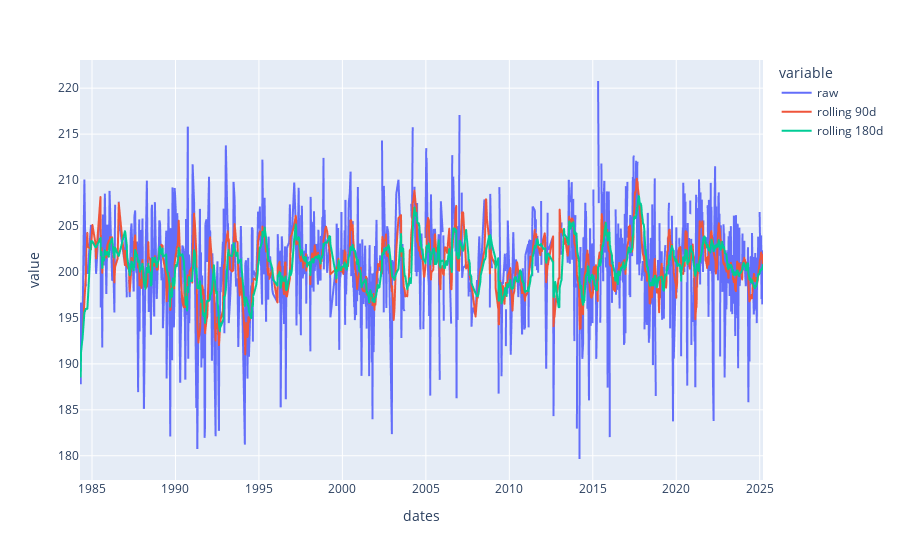
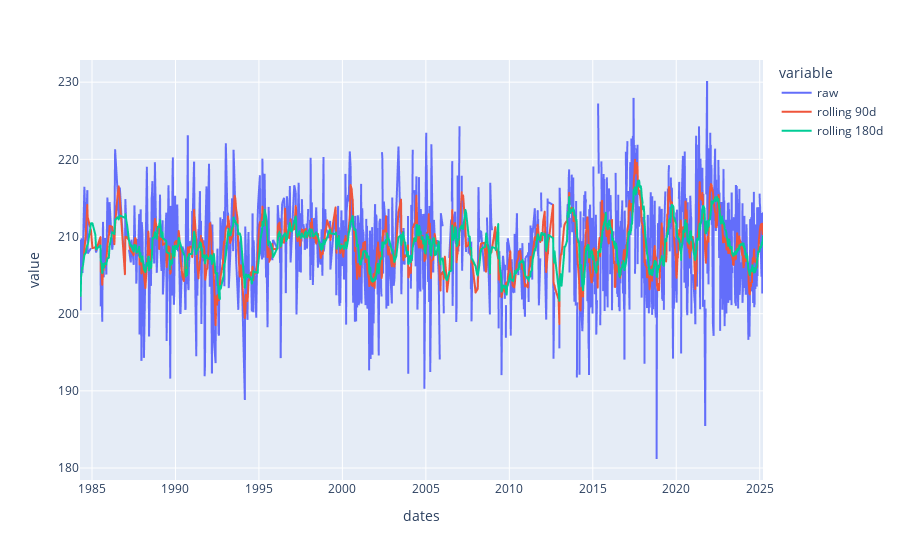
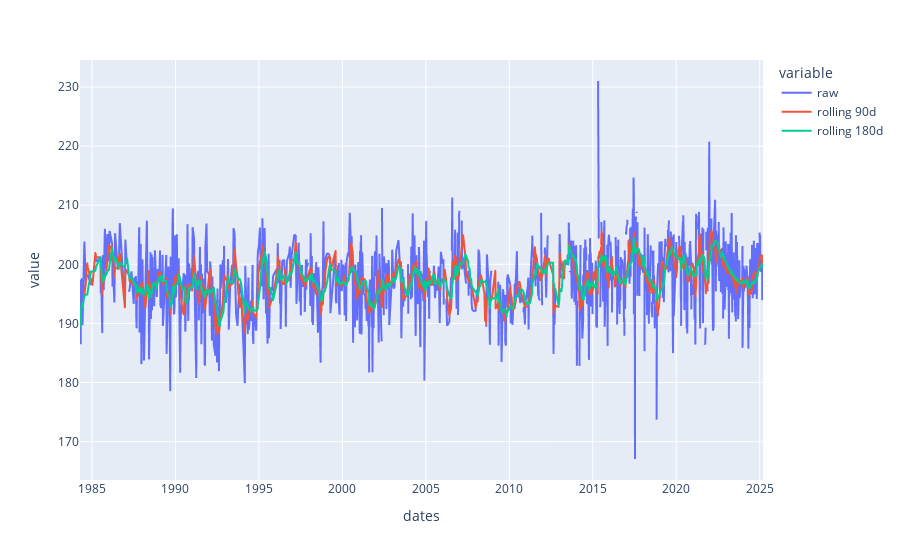
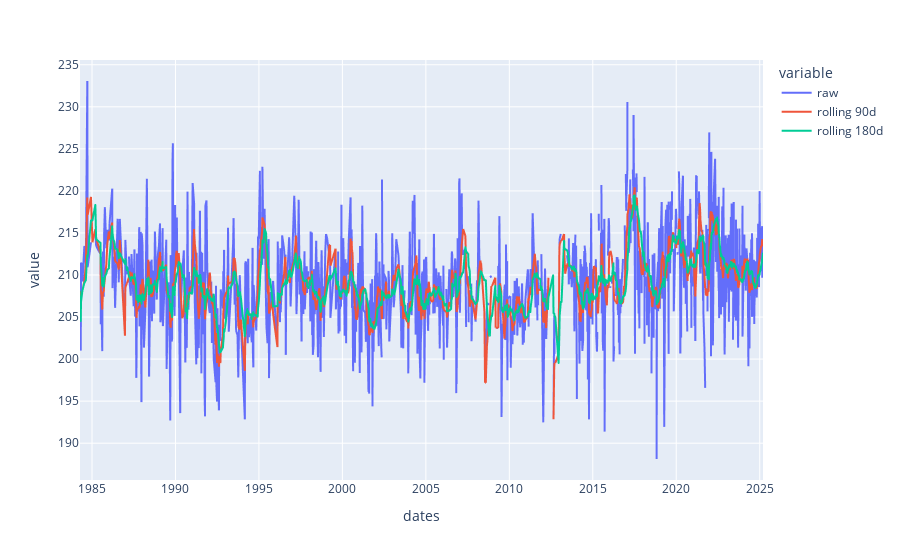

Notebook source saved alongside these figures, in order:
### Code cell
f = sar_files[sar_files.str.contains("sar0943")].iloc[0]
despiked_filename = f.replace(".csv", "_despiked.csv")
df = pd.read_csv(despiked_filename)
df.dates = pd.to_datetime(df.dates)
df.set_index("dates", inplace=True)
display(df.columns)
import matplotlib.pyplot as plt
for transect_id in df.drop(columns="satname").columns:
  display(pd.DataFrame({"raw": df[transect_id],
                        "rolling 90d": df[transect_id].rolling("90d", min_periods=1).mean(),
                        "rolling 180d": df[transect_id].rolling("180d", min_periods=1).mean()
                        #"rolling 365d": df[transect_id].rolling("365d", min_periods=1).mean(),
                        }, index=df.index).plot())

### Figure 1 — Plotly figure (JSON) as saved in the notebook; plotly's stock layout.template omitted (floating-point values rounded to 4 significant figures; data arrays with more than 128 entries replaced by an {"elided": "..."} marker saying what was removed)
{"data": [{"hovertemplate": "variable=raw<br>dates=%{x}<br>value=%{y}<extra></extra>", "legendgroup": "raw", "line": {"color": "#636efa", "dash": "solid"}, "marker": {"symbol": "circle"}, "mode": "lines", "name": "raw", "showlegend": true, "type": "scattergl", "x": {"elided": "1250 str values"}, "xaxis": "x", "y": {"elided": "1250 float values"}, "yaxis": "y"}, {"hovertemplate": "variable=rolling 90d<br>dates=%{x}<br>value=%{y}<extra></extra>", "legendgroup": "rolling 90d", "line": {"color": "#EF553B", "dash": "solid"}, "marker": {"symbol": "circle"}, "mode": "lines", "name": "rolling 90d", "showlegend": true, "type": "scattergl", "x": {"elided": "1250 str values"}, "xaxis": "x", "y": {"elided": "1250 float values"}, "yaxis": "y"}, {"hovertemplate": "variable=rolling 180d<br>dates=%{x}<br>value=%{y}<extra></extra>", "legendgroup": "rolling 180d", "line": {"color": "#00cc96", "dash": "solid"}, "marker": {"symbol": "circle"}, "mode": "lines", "name": "rolling 180d", "showlegend": true, "type": "scattergl", "x": {"elided": "1250 str values"}, "xaxis": "x", "y": {"elided": "1250 float values"}, "yaxis": "y"}], "layout": {"legend": {"title": {"text": "variable"}, "tracegroupgap": 0}, "margin": {"t": 60}, "xaxis": {"anchor": "y", "domain": [0, 1], "title": {"text": "dates"}}, "yaxis": {"anchor": "x", "domain": [0, 1], "title": {"text": "value"}}}}

### Figure 2 — Plotly figure (JSON) as saved in the notebook; plotly's stock layout.template omitted (floating-point values rounded to 4 significant figures; data arrays with more than 128 entries replaced by an {"elided": "..."} marker saying what was removed)
{"data": [{"hovertemplate": "variable=raw<br>dates=%{x}<br>value=%{y}<extra></extra>", "legendgroup": "raw", "line": {"color": "#636efa", "dash": "solid"}, "marker": {"symbol": "circle"}, "mode": "lines", "name": "raw", "showlegend": true, "type": "scattergl", "x": {"elided": "1250 str values"}, "xaxis": "x", "y": {"elided": "1250 float values"}, "yaxis": "y"}, {"hovertemplate": "variable=rolling 90d<br>dates=%{x}<br>value=%{y}<extra></extra>", "legendgroup": "rolling 90d", "line": {"color": "#EF553B", "dash": "solid"}, "marker": {"symbol": "circle"}, "mode": "lines", "name": "rolling 90d", "showlegend": true, "type": "scattergl", "x": {"elided": "1250 str values"}, "xaxis": "x", "y": {"elided": "1250 float values"}, "yaxis": "y"}, {"hovertemplate": "variable=rolling 180d<br>dates=%{x}<br>value=%{y}<extra></extra>", "legendgroup": "rolling 180d", "line": {"color": "#00cc96", "dash": "solid"}, "marker": {"symbol": "circle"}, "mode": "lines", "name": "rolling 180d", "showlegend": true, "type": "scattergl", "x": {"elided": "1250 str values"}, "xaxis": "x", "y": {"elided": "1250 float values"}, "yaxis": "y"}], "layout": {"legend": {"title": {"text": "variable"}, "tracegroupgap": 0}, "margin": {"t": 60}, "xaxis": {"anchor": "y", "domain": [0, 1], "title": {"text": "dates"}}, "yaxis": {"anchor": "x", "domain": [0, 1], "title": {"text": "value"}}}}

### Figure 3 — Plotly figure (JSON) as saved in the notebook; plotly's stock layout.template omitted (floating-point values rounded to 4 significant figures; data arrays with more than 128 entries replaced by an {"elided": "..."} marker saying what was removed)
{"data": [{"hovertemplate": "variable=raw<br>dates=%{x}<br>value=%{y}<extra></extra>", "legendgroup": "raw", "line": {"color": "#636efa", "dash": "solid"}, "marker": {"symbol": "circle"}, "mode": "lines", "name": "raw", "showlegend": true, "type": "scattergl", "x": {"elided": "1250 str values"}, "xaxis": "x", "y": {"elided": "1250 float values"}, "yaxis": "y"}, {"hovertemplate": "variable=rolling 90d<br>dates=%{x}<br>value=%{y}<extra></extra>", "legendgroup": "rolling 90d", "line": {"color": "#EF553B", "dash": "solid"}, "marker": {"symbol": "circle"}, "mode": "lines", "name": "rolling 90d", "showlegend": true, "type": "scattergl", "x": {"elided": "1250 str values"}, "xaxis": "x", "y": {"elided": "1250 float values"}, "yaxis": "y"}, {"hovertemplate": "variable=rolling 180d<br>dates=%{x}<br>value=%{y}<extra></extra>", "legendgroup": "rolling 180d", "line": {"color": "#00cc96", "dash": "solid"}, "marker": {"symbol": "circle"}, "mode": "lines", "name": "rolling 180d", "showlegend": true, "type": "scattergl", "x": {"elided": "1250 str values"}, "xaxis": "x", "y": {"elided": "1250 float values"}, "yaxis": "y"}], "layout": {"legend": {"title": {"text": "variable"}, "tracegroupgap": 0}, "margin": {"t": 60}, "xaxis": {"anchor": "y", "domain": [0, 1], "title": {"text": "dates"}}, "yaxis": {"anchor": "x", "domain": [0, 1], "title": {"text": "value"}}}}

### Figure 4 — Plotly figure (JSON) as saved in the notebook; plotly's stock layout.template omitted (floating-point values rounded to 4 significant figures; data arrays with more than 128 entries replaced by an {"elided": "..."} marker saying what was removed)
{"data": [{"hovertemplate": "variable=raw<br>dates=%{x}<br>value=%{y}<extra></extra>", "legendgroup": "raw", "line": {"color": "#636efa", "dash": "solid"}, "marker": {"symbol": "circle"}, "mode": "lines", "name": "raw", "showlegend": true, "type": "scattergl", "x": {"elided": "1250 str values"}, "xaxis": "x", "y": {"elided": "1250 float values"}, "yaxis": "y"}, {"hovertemplate": "variable=rolling 90d<br>dates=%{x}<br>value=%{y}<extra></extra>", "legendgroup": "rolling 90d", "line": {"color": "#EF553B", "dash": "solid"}, "marker": {"symbol": "circle"}, "mode": "lines", "name": "rolling 90d", "showlegend": true, "type": "scattergl", "x": {"elided": "1250 str values"}, "xaxis": "x", "y": {"elided": "1250 float values"}, "yaxis": "y"}, {"hovertemplate": "variable=rolling 180d<br>dates=%{x}<br>value=%{y}<extra></extra>", "legendgroup": "rolling 180d", "line": {"color": "#00cc96", "dash": "solid"}, "marker": {"symbol": "circle"}, "mode": "lines", "name": "rolling 180d", "showlegend": true, "type": "scattergl", "x": {"elided": "1250 str values"}, "xaxis": "x", "y": {"elided": "1250 float values"}, "yaxis": "y"}], "layout": {"legend": {"title": {"text": "variable"}, "tracegroupgap": 0}, "margin": {"t": 60}, "xaxis": {"anchor": "y", "domain": [0, 1], "title": {"text": "dates"}}, "yaxis": {"anchor": "x", "domain": [0, 1], "title": {"text": "value"}}}}
